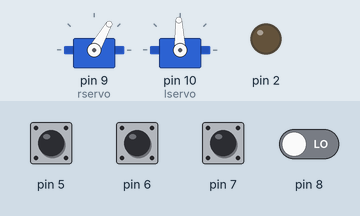
A sketch run on a simulated Arduino Uno, built with avr-gcc and run on an emulated ATmega328P. Parts: 2 × servo, output pins drawn as LEDs (lit = HIGH). The inputs (shaded band) are chosen by the test bench; at power-on: pin 5–7 HIGH, pin 8 LOW.

Above: at 1.2 s.
1.3 s: pin 8 driven HIGH
At 1.6 s:
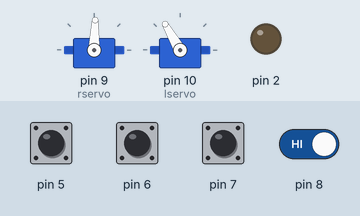
2.8 s: pin 8 driven LOW
At 4.1 s:
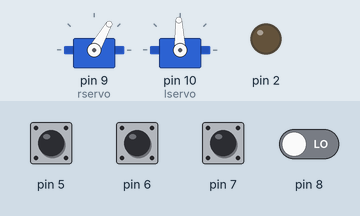
Timing chart, 0 to 5.8 s (numbered marks = the images above; inputs shaded):
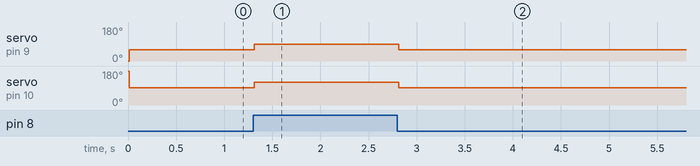

The sketch:

HKIE_Linus.ino
```cpp
/***********************************
 *
 * Line-Following Car built for competing in a competition organized by
 * The Hong Kong Institute of Engineers, called 'Ambitions'. The Car uses
 * two infrared sensors at the front to detect the line and two servo motors
 * attached to a motor controller board for autonomous control
 *
 * @krohak
 *********************************/

#include <Servo.h>

Servo rservo;
Servo lservo;

int rspeed=0;//fwdmax
int lspeed=180;//fwdmax

int rt=0;
int lt=0;

void setup() {

  pinMode (5,0);
  pinMode (6,0);
  pinMode (7,0);
  pinMode (8,0);

  rservo.attach(9);
  lservo.attach(10);
  pinMode (2,1);
  Serial.begin (9600);
}

int bob=2;
int bob2=30;


/************functions*********************************************/

void right_soft_turn()
{
  rspeed=90-bob2;
  lspeed=90+bob;
  rservo.write(rspeed);
  lservo.write(lspeed);
  }

void left_soft_turn()
{
  rspeed=90-bob;
  lspeed=90+bob2;
  rservo.write(rspeed);
  lservo.write(lspeed);
  }

void left_hard_turn()
{
  rspeed=180;
  lspeed=180;
  rservo.write(rspeed);
  lservo.write(lspeed);
  }

 void right_hard_turn()
{
  rspeed=0;
  lspeed=0;
  rservo.write(rspeed);
  lservo.write(lspeed);
  }

void straight()
{
  rspeed=0;
  lspeed=180;
  rservo.write(rspeed);
  lservo.write(lspeed);
  }

void loop() {

  rservo.write(rspeed);
  lservo.write(lspeed);

  int fl = digitalRead (5);
  int fr = digitalRead (6);
  int bl = digitalRead (7);
  int br = digitalRead (8);

  delay(10);

if (bl == 0 && br == 0 && fl == 0 && fr == 0) {


  straight();

  delay(10);

  }


if(bl==1 && fr==1 && rt==0){
  right_soft_turn();
  delay(10);
  rt=1;
  }

else if(br==1 && fl==1&& lt==0){
  left_soft_turn();
  delay(10);
  rt=1;
  }

else if(bl==1||fl==1){
 right_soft_turn();
 delay(10);
 rt=1;
 lt=0;
 }

  else if(br==1||fr==1){
  left_soft_turn();
  delay(10);
  rt=0;
  lt=1;
  }


  else{
  straight();
  delay(10);
  rt=0;
  lt=0;
  }


}
```

Measured:
- after the input at 1.3 s, servo on pin 9 (rservo): 60° → 88° at once; servo on pin 10 (lservo): 92° → 120° at once
- after the input at 2.8 s, servo on pin 9 (rservo): 88° → 60° at once; servo on pin 10 (lservo): 120° → 92° at once
